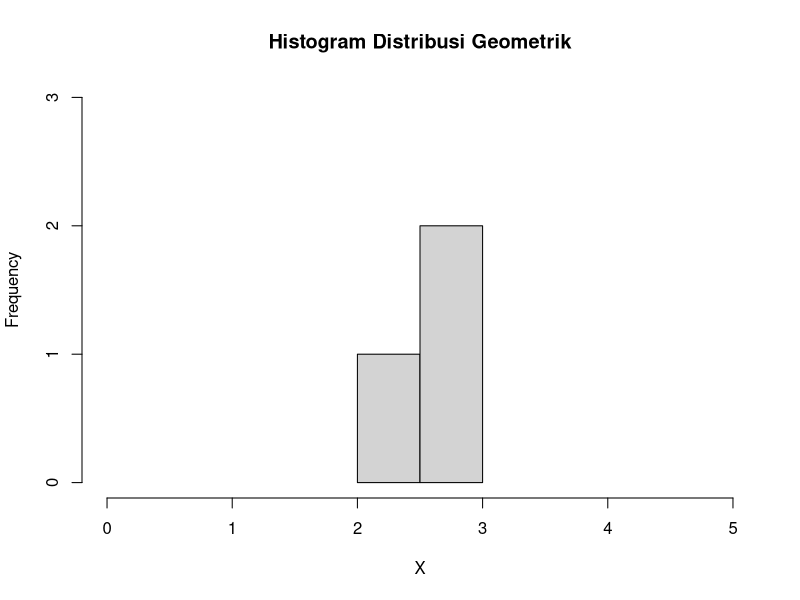

Write R code to recreate this figure.
#No 1. Penyurvei memilih acak orang sampai bertemu yang menghadiri acara sebelumnya

#No 1a. Peluang penyurvei tidak menghadiri
x = 3
prob = 0.20
dgeom(x, prob)

#No 1b. Mean dengan 10000 random
n = 10000
prob = 0.20
x = 3
mean(rgeom(n, prob) == x)

#No 1c. Perbandingan hasil a dan b
# 1a -> hasilnya akan tetap sama 
# 1b -> hasilnya berbeda-beda karena nilai yang diambil merupakan nilai acak

#No 1d. Histogram peluang x=3 gagal sebelum sukses pertama
p = dgeom(x, prob)

set.seed(0)
hist(
  rgeom(x, p),
  main="Histogram Distribusi Geometrik",
  xlim = c(0, 5), xlab="X",
  ylim = c(0, 3)
)

#No 1e. Nilai rataan dan varian dari Distribusi Geometrik
e1 <- x/prob
e2 <- (x-prob)/(prob^2)
e1
e2
